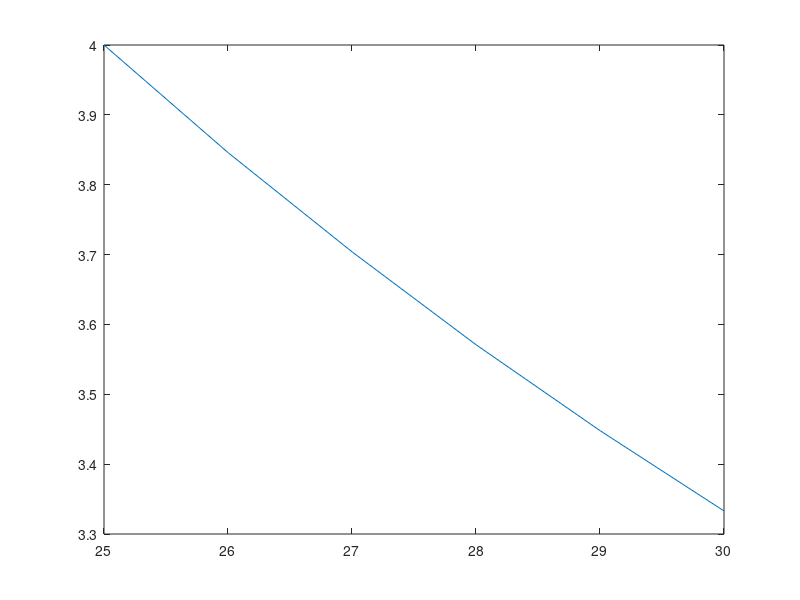

Source code (MATLAB): (Note: this script raises an error after producing the figure.)
% Program to interpolate using Bessel's interpolation 
  
clear()
format short;
% Number of values given 
n = 6; 
x = [25, 26, 27, 28, 29, 30]; 
  
% y[][] is used for difference  table with y[][1] used for input 
y(1,1) = 4.000; 
y(2,1) = 3.846; 
y(3,1) = 3.704; 
y(4,1) = 3.571; 
y(5,1) = 3.448; 
y(6,1) = 3.333; 

% Calculating the central difference table 
for i = 2:n+1
    for j = 1:(n+1- i)
        y(j,i) = y(j+1,i-1) - y(j,i-1);
    end
end
  
% Displaying the central  difference table 
disp('Central difference table');
disp(y);
  
plot(x,y(:,1));
hold on;

% value to interpolate at 

value = 27.4; 
  
% Initializing u and sum 
for i = 1:n
    if x(i) > value
        sum = (y(i-1,1) + y(i,1)) / 2; 
        u = i;
        break;
    end
end
  
% k is origin that is f(0) 
if (rem(n,2) > 0) %  for odd 
    k = (n/2); 
else 
    k = (n/2)-1; %  for even 
end
u = (value - x(k+1)) / (x(2) - x(1)); 

% Solving using bessel's formula 
for i = 1:n+1
    if rem(i,2)==1
        sum = sum + ((u-0.5) * bessel_vmul(u,i-1) * y(k+1,i+1)) / bessel_fact(i); 
    else
        if k == 0 
            break;
        end
        sum = sum + (bessel_vmul(u,i-1) * (y(k+1,i+1) +  y(k,i+1)) / (bessel_fact(i))*2); 
        k = k-1; 
    end
end
disp('Value');
disp(value);
disp('Sum');
disp(sum); 

plot(value,sum,'*');
hold on;

